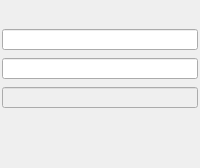
               <widget class="QFrame" name="frame_11">
                <property name="frameShape">
                 <enum>QFrame::NoFrame</enum>
                </property>
                <property name="frameShadow">
                 <enum>QFrame::Raised</enum>
                </property>
                <property name="lineWidth">
                 <number>0</number>
                </property>
                <layout class="QGridLayout" name="gridLayout_10" rowstretch="1,1,1,1,1,1,1,1">
                 <property name="leftMargin">
                  <number>2</number>
                 </property>
                 <property name="topMargin">
                  <number>2</number>
                 </property>
                 <property name="rightMargin">
                  <number>2</number>
                 </property>
                 <property name="bottomMargin">
                  <number>4</number>
                 </property>
                 <property name="horizontalSpacing">
                  <number>2</number>
                 </property>
                 <property name="verticalSpacing">
                  <number>8</number>
                 </property>
                 <item row="0" column="0">
                  <widget class="PyDMEnumButton" name="PyDMEnumButton_16">
                   <property name="sizePolicy">
                    <sizepolicy hsizetype="Preferred" vsizetype="Preferred">
                     <horstretch>1</horstretch>
                     <verstretch>1</verstretch>
                    </sizepolicy>
                   </property>
                   <property name="minimumSize">
                    <size>
                     <width>0</width>
                     <height>0</height>
                    </size>
                   </property>
                   <property name="maximumSize">
                    <size>
                     <width>16777215</width>
                     <height>48</height>
                    </size>
                   </property>
                   <property name="font">
                    <font>
                     <pointsize>8</pointsize>
                    </font>
                   </property>
                   <property name="toolTip">
                    <string/>
                   </property>
                   <property name="styleSheet">
                    <string notr="true">QPushButton{font: 8px;}</string>
                   </property>
                   <property name="channel" stdset="0">
                    <string>ca://${DEV}:WFENG${ENG}_ENABLE1</string>
                   </property>
                   <property name="orientation" stdset="0">
                    <enum>Qt::Horizontal</enum>
                   </property>
                   <property name="marginTop" stdset="0">
                    <number>0</number>
                   </property>
                   <property name="marginBottom" stdset="0">
                    <number>0</number>
                   </property>
                   <property name="marginLeft" stdset="0">
                    <number>0</number>
                   </property>
                   <property name="marginRight" stdset="0">
                    <number>0</number>
                   </property>
                   <property name="horizontalSpacing" stdset="0">
                    <number>0</number>
                   </property>
                   <property name="verticalSpacing" stdset="0">
                    <number>0</number>
                   </property>
                  </widget>
                 </item>
                 <item row="1" column="0">
                  <widget class="PyDMEnumButton" name="PyDMEnumButton_25">
                   <property name="sizePolicy">
                    <sizepolicy hsizetype="Preferred" vsizetype="Preferred">
                     <horstretch>1</horstretch>
                     <verstretch>1</verstretch>
                    </sizepolicy>
                   </property>
                   <property name="minimumSize">
                    <size>
                     <width>0</width>
                     <height>0</height>
                    </size>
                   </property>
                   <property name="maximumSize">
                    <size>
                     <width>16777215</width>
                     <height>48</height>
                    </size>
                   </property>
                   <property name="font">
                    <font>
                     <pointsize>8</pointsize>
                    </font>
                   </property>
                   <property name="toolTip">
                    <string/>
                   </property>
                   <property name="styleSheet">
                    <string notr="true">QPushButton{font: 8px;}</string>
                   </property>
                   <property name="channel" stdset="0">
                    <string>ca://${DEV}:WFENG${ENG}_MODE1</string>
                   </property>
                   <property name="orientation" stdset="0">
                    <enum>Qt::Horizontal</enum>
                   </property>
                   <property name="marginTop" stdset="0">
                    <number>0</number>
                   </property>
                   <property name="marginBottom" stdset="0">
                    <number>0</number>
                   </property>
                   <property name="marginLeft" stdset="0">
                    <number>0</number>
                   </property>
                   <property name="marginRight" stdset="0">
                    <number>0</number>
                   </property>
                   <property name="horizontalSpacing" stdset="0">
                    <number>0</number>
                   </property>
                   <property name="verticalSpacing" stdset="0">
                    <number>0</number>
                   </property>
                  </widget>
                 </item>
                 <item row="2" column="0">
                  <widget class="PyDMEnumButton" name="PyDMEnumButton_26">
                   <property name="sizePolicy">
                    <sizepolicy hsizetype="Preferred" vsizetype="Preferred">
                     <horstretch>1</horstretch>
                     <verstretch>1</verstretch>
                    </sizepolicy>
                   </property>
                   <property name="minimumSize">
                    <size>
                     <width>0</width>
                     <height>0</height>
                    </size>
                   </property>
                   <property name="maximumSize">
                    <size>
                     <width>16777215</width>
                     <height>48</height>
                    </size>
                   </property>
                   <property name="font">
                    <font>
                     <pointsize>8</pointsize>
                    </font>
                   </property>
                   <property name="toolTip">
                    <string/>
                   </property>
                   <property name="styleSheet">
                    <string notr="true">QPushButton{font: 8px;}</string>
                   </property>
                   <property name="channel" stdset="0">
                    <string>ca://${DEV}:WFENG${ENG}_MSGDEST1</string>
                   </property>
                   <property name="orientation" stdset="0">
                    <enum>Qt::Horizontal</enum>
                   </property>
                   <property name="marginTop" stdset="0">
                    <number>0</number>
                   </property>
                   <property name="marginBottom" stdset="0">
                    <number>0</number>
                   </property>
                   <property name="marginLeft" stdset="0">
                    <number>0</number>
                   </property>
                   <property name="marginRight" stdset="0">
                    <number>0</number>
                   </property>
                   <property name="horizontalSpacing" stdset="0">
                    <number>0</number>
                   </property>
                   <property name="verticalSpacing" stdset="0">
                    <number>0</number>
                   </property>
                  </widget>
                 </item>
                 <item row="3" column="0">
                  <widget class="PyDMLineEdit" name="PyDMLineEdit_6">
                   <property name="sizePolicy">
                    <sizepolicy hsizetype="Preferred" vsizetype="Preferred">
                     <horstretch>1</horstretch>
                     <verstretch>1</verstretch>
                    </sizepolicy>
                   </property>
                   <property name="maximumSize">
                    <size>
                     <width>16777215</width>
                     <height>16777215</height>
                    </size>
                   </property>
                   <property name="font">
                    <font>
                     <pointsize>8</pointsize>
                    </font>
                   </property>
                   <property name="toolTip">
                    <string/>
                   </property>
                   <property name="readOnly">
                    <bool>false</bool>
                   </property>
                   <property name="alarmSensitiveContent" stdset="0">
                    <bool>true</bool>
                   </property>
                   <property name="channel" stdset="0">
                    <string>ca://${DEV}:WFENG${ENG}_STARTADDR1</string>
                   </property>
                   <property name="displayFormat" stdset="0">
                    <enum>PyDMLineEdit::Hex</enum>
                   </property>
                  </widget>
                 </item>
                 <item row="4" column="0">
                  <widget class="PyDMLineEdit" name="PyDMLineEdit_7">
                   <property name="enabled">
                    <bool>true</bool>
                   </property>
                   <property name="sizePolicy">
                    <sizepolicy hsizetype="Preferred" vsizetype="Preferred">
                     <horstretch>1</horstretch>
                     <verstretch>1</verstretch>
                    </sizepolicy>
                   </property>
                   <property name="maximumSize">
                    <size>
                     <width>16777215</width>
                     <height>16777215</height>
                    </size>
                   </property>
                   <property name="font">
                    <font>
                     <pointsize>8</pointsize>
                    </font>
                   </property>
                   <property name="toolTip">
                    <string/>
                   </property>
                   <property name="readOnly">
                    <bool>false</bool>
                   </property>
                   <property name="alarmSensitiveContent" stdset="0">
                    <bool>true</bool>
                   </property>
                   <property name="channel" stdset="0">
                    <string>ca://${DEV}:WFENG${ENG}_ENDADDR1</string>
                   </property>
                   <property name="displayFormat" stdset="0">
                    <enum>PyDMLineEdit::Hex</enum>
                   </property>
                  </widget>
                 </item>
                 <item row="5" column="0">
                  <widget class="PyDMLineEdit" name="PyDMLineEdit_8">
                   <property name="enabled">
                    <bool>false</bool>
                   </property>
                   <property name="sizePolicy">
                    <sizepolicy hsizetype="Preferred" vsizetype="Preferred">
                     <horstretch>1</horstretch>
                     <verstretch>1</verstretch>
                    </sizepolicy>
                   </property>
                   <property name="maximumSize">
                    <size>
                     <width>16777215</width>
                     <height>16777215</height>
                    </size>
                   </property>
                   <property name="font">
                    <font>
                     <pointsize>8</pointsize>
                    </font>
                   </property>
                   <property name="toolTip">
                    <string/>
                   </property>
                   <property name="alarmSensitiveContent" stdset="0">
                    <bool>true</bool>
                   </property>
                   <property name="channel" stdset="0">
                    <string>ca://${DEV}:WFENG${ENG}_FRAFTTRG1</string>
                   </property>
                  </widget>
                 </item>
                 <item row="6" column="0">
                  <widget class="PyDMLabel" name="PyDMLabel_19">
                   <property name="sizePolicy">
                    <sizepolicy hsizetype="Preferred" vsizetype="Preferred">
                     <horstretch>1</horstretch>
                     <verstretch>1</verstretch>
                    </sizepolicy>
                   </property>
                   <property name="minimumSize">
                    <size>
                     <width>0</width>
                     <height>20</height>
                    </size>
                   </property>
                   <property name="maximumSize">
                    <size>
                     <width>16777215</width>
                     <height>28</height>
                    </size>
                   </property>
                   <property name="font">
                    <font>
                     <pointsize>8</pointsize>
                    </font>
                   </property>
                   <property name="toolTip">
                    <string/>
                   </property>
                   <property name="styleSheet">
                    <string notr="true"/>
                   </property>
                   <property name="text">
                    <string/>
                   </property>
                   <property name="alarmSensitiveContent" stdset="0">
                    <bool>true</bool>
                   </property>
                   <property name="channel" stdset="0">
                    <string>ca://${DEV}:WFENG${ENG}_WRADDR1</string>
                   </property>
                   <property name="displayFormat" stdset="0">
                    <enum>PyDMLabel::Hex</enum>
                   </property>
                  </widget>
                 </item>
                 <item row="7" column="0">
                  <widget class="PyDMLabel" name="PyDMLabel_20">
                   <property name="sizePolicy">
                    <sizepolicy hsizetype="Preferred" vsizetype="Preferred">
                     <horstretch>1</horstretch>
                     <verstretch>1</verstretch>
                    </sizepolicy>
                   </property>
                   <property name="minimumSize">
                    <size>
                     <width>0</width>
                     <height>20</height>
                    </size>
                   </property>
                   <property name="maximumSize">
                    <size>
                     <width>16777215</width>
                     <height>28</height>
                    </size>
                   </property>
                   <property name="font">
                    <font>
                     <pointsize>8</pointsize>
                    </font>
                   </property>
                   <property name="toolTip">
                    <string/>
                   </property>
                   <property name="styleSheet">
                    <string notr="true"/>
                   </property>
                   <property name="text">
                    <string/>
                   </property>
                   <property name="alarmSensitiveContent" stdset="0">
                    <bool>true</bool>
                   </property>
                   <property name="channel" stdset="0">
                    <string>ca://${DEV}:WFENG${ENG}_STATUS1</string>
                   </property>
                  </widget>
                 </item>
                </layout>
               </widget>
